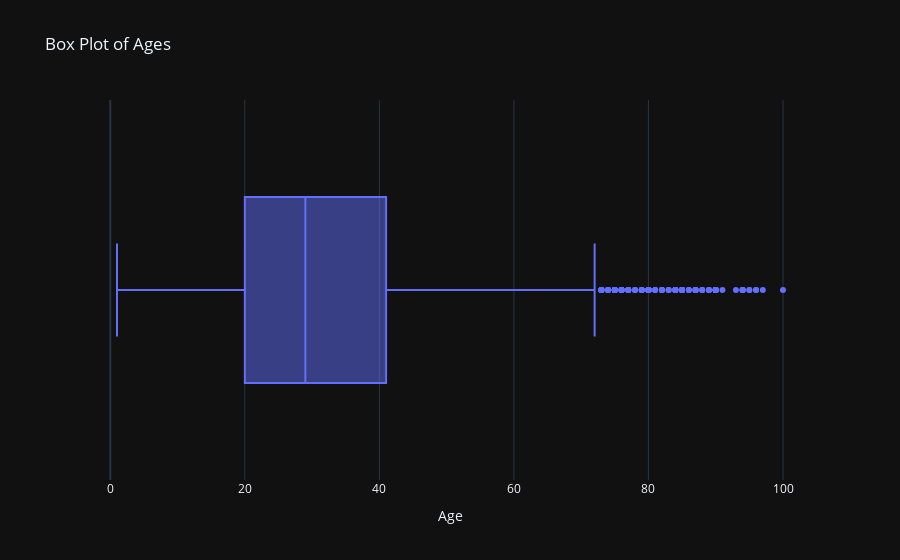

Notebook code for this chart:
### Code cell
# Create horizontal box plot of ages
fig = px.box(labels, x='real_age', orientation='h', title='Box Plot of Ages')

# Title x-axis
fig.update_layout(xaxis_title='Age')

# Make dark theme
fig.update_layout(template='plotly_dark')

# Save as image
fig.write_image('../pics/box_plot.png')

# Show figure
fig.show()

### Figure 1 — Plotly figure (JSON) as saved in the notebook; plotly's stock layout.template omitted (floating-point values rounded to 4 significant figures; data arrays with more than 128 entries replaced by an {"elided": "..."} marker saying what was removed)
{"data": [{"alignmentgroup": "True", "hovertemplate": "real_age=%{x}<extra></extra>", "legendgroup": "", "marker": {"color": "#636efa"}, "name": "", "notched": false, "offsetgroup": "", "orientation": "h", "showlegend": false, "type": "box", "x": {"elided": "7591 int values"}, "x0": " ", "xaxis": "x", "y0": " ", "yaxis": "y"}], "layout": {"boxmode": "group", "legend": {"tracegroupgap": 0}, "title": {"text": "Box Plot of Ages"}, "xaxis": {"anchor": "y", "domain": [0, 1], "title": {"text": "Age"}}, "yaxis": {"anchor": "x", "domain": [0, 1]}}}
